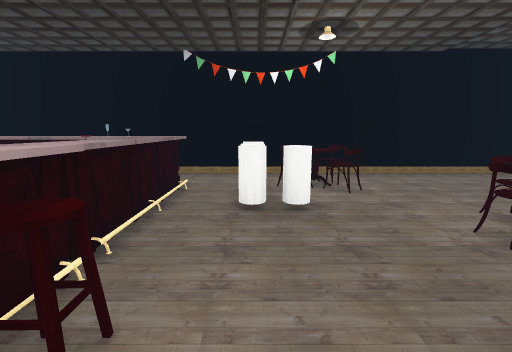
view 1 (above)

18 first-person views from a walk through a 3-D level made in the Unity game engine. The camera is 1.4 m above the floor, tilts 10° down and sees 90° across. The floor is counted in squares, 1 m on a side. Each view is taken from the middle of a square. On the plan, view 1 faces up. The plan holds only what a view shows up to about 13 squares ahead; the rest is blank. The place goes on beyond the plan. The player is left out. Door leaves are left out, so doorways stand open. Some surface patterns are stand-ins.

view 2
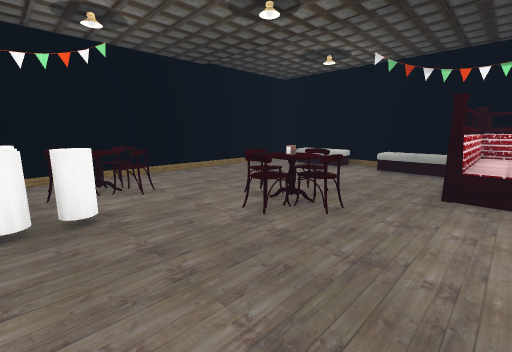

view 3
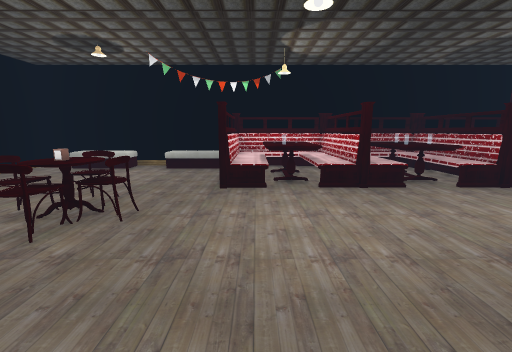

view 4
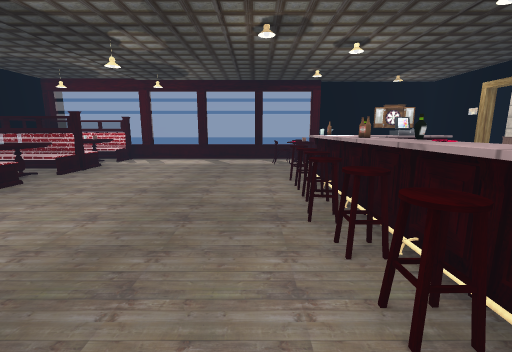

view 5
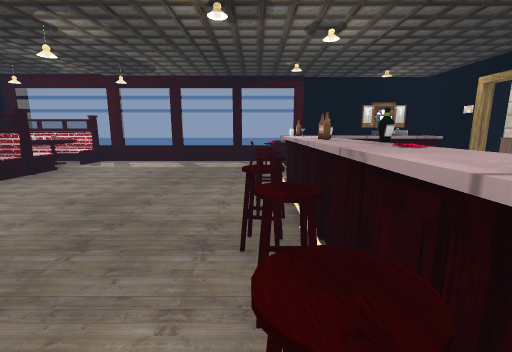

view 6
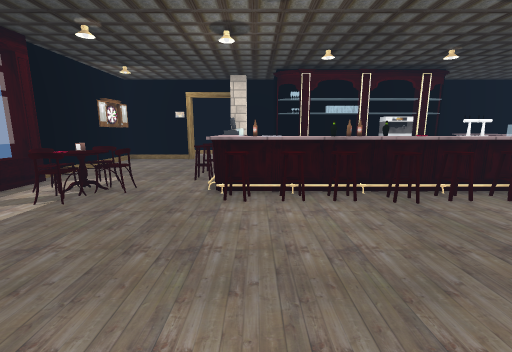

view 7
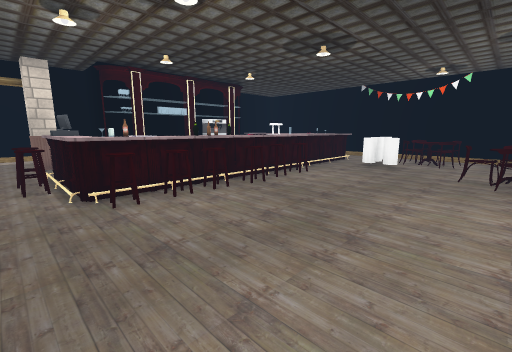

view 8
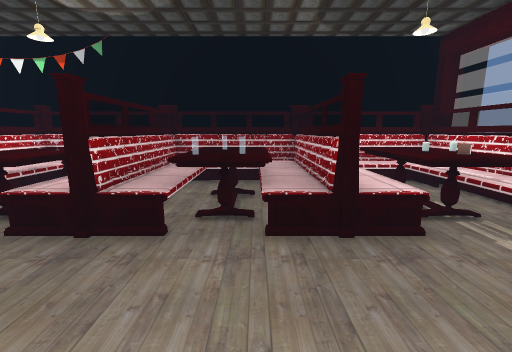

view 9
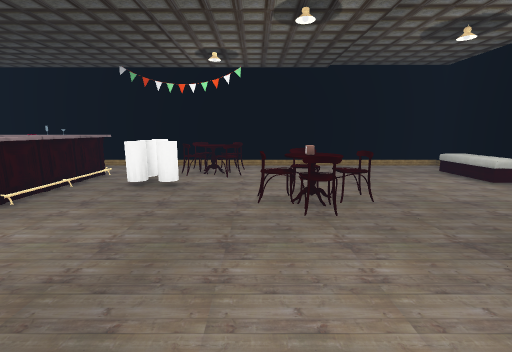

view 10
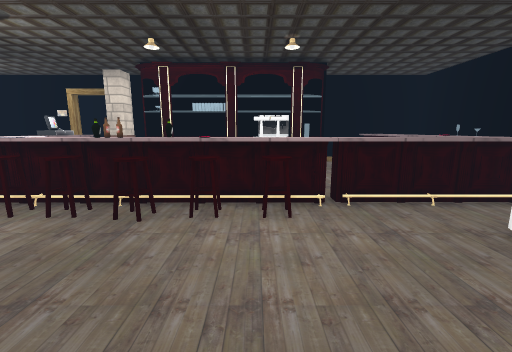

view 11
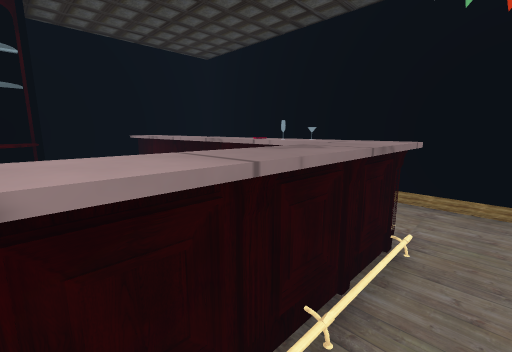

view 12
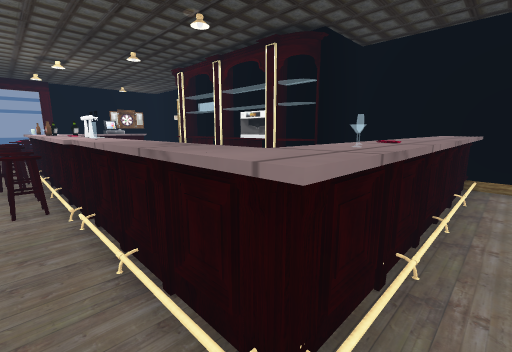

view 13
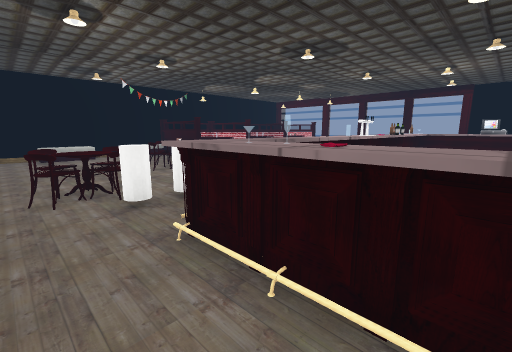

view 14
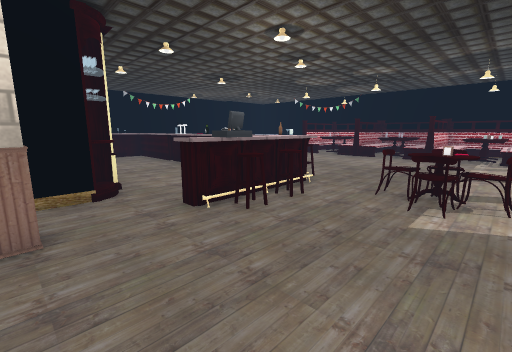

view 15
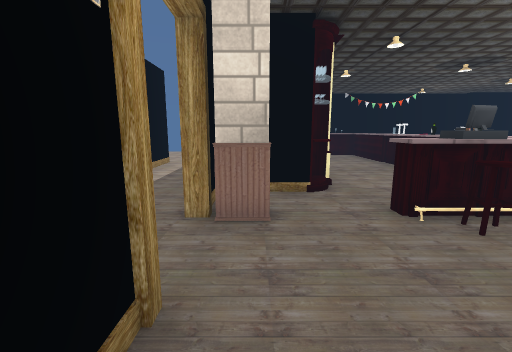

view 16
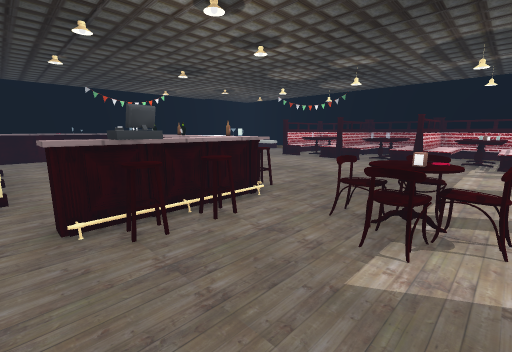

view 17
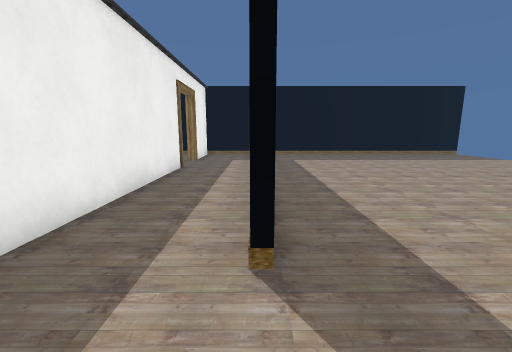

view 18
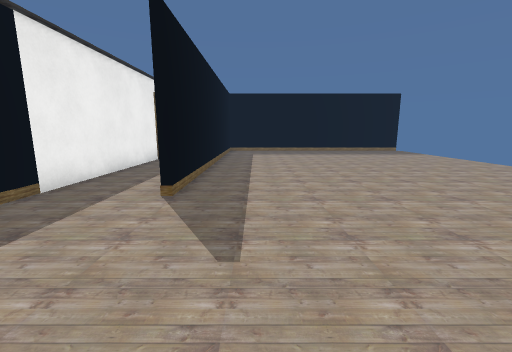

### Floor plan
Key: @ floor where view 1 was taken; # wall or solid block; . main floor; : floor 0.5 m higher than the main floor; D open door; = window, fence, low wall or low ledge; ^ raised ledge; v drop or lower ground; C chair; B bench; T table; L bottle; U column; O other object.
Columns run from 24 left of view 1 to 11 right of it. Each row starts with its distance up from view 1.
  9                #####################
  8           .    #   . ....C.........#
  7         .....  #.........CC.......B#
  6        ....... #^^^^^=^.OCC......BB#
  5       .........#  ....^.OO.......BB#
  4      ..........#......^.OO..C......#
  3      ..........####...^....CTC...BB#
  2     ........#..####...=.....C....BB#
  1    .........#..####...^C.......==###
  0   ..........#..####...^C@......:::##
 -1  ...........#..###=.. LC.......T v#
 -2 ............#..####.. OC......=:::##
 -3 ............#..####.  ^C......#^^^##
 -4 ............#..#......^C.......TT^^#
 -5 ............#..DU..C#C^.......=TTT^#
 -6  ...........#..D...CC.........######
 -7 ............ ..D......C.......=TTT^#
 -8 ...........  ..#.....CTC.......TTT^#
 -9                #......C.......=TTT^#
-10                ########=#=====#####
-11                      #      ###

Positions as (right, up) in squares from view 1, and headings:
1: (0, 0), facing up
2: (0, 0), facing up-right
3: (0, 0), facing right
4: (0, 3), facing down
5: (-1, 2), facing down
6: (4, -4), facing left
7: (4, -6), facing up-left
8: (3, -5), facing right
9: (3, -2), facing up
10: (3, 1), facing left
11: (-1, 3), facing up-left
12: (-1, 7), facing down-left
13: (-5, 8), facing down-right
14: (-8, -9), facing up-right
15: (-8, -9), facing up
16: (-6, -9), facing up-right
17: (-12, 5), facing down
18: (-14, 8), facing down
